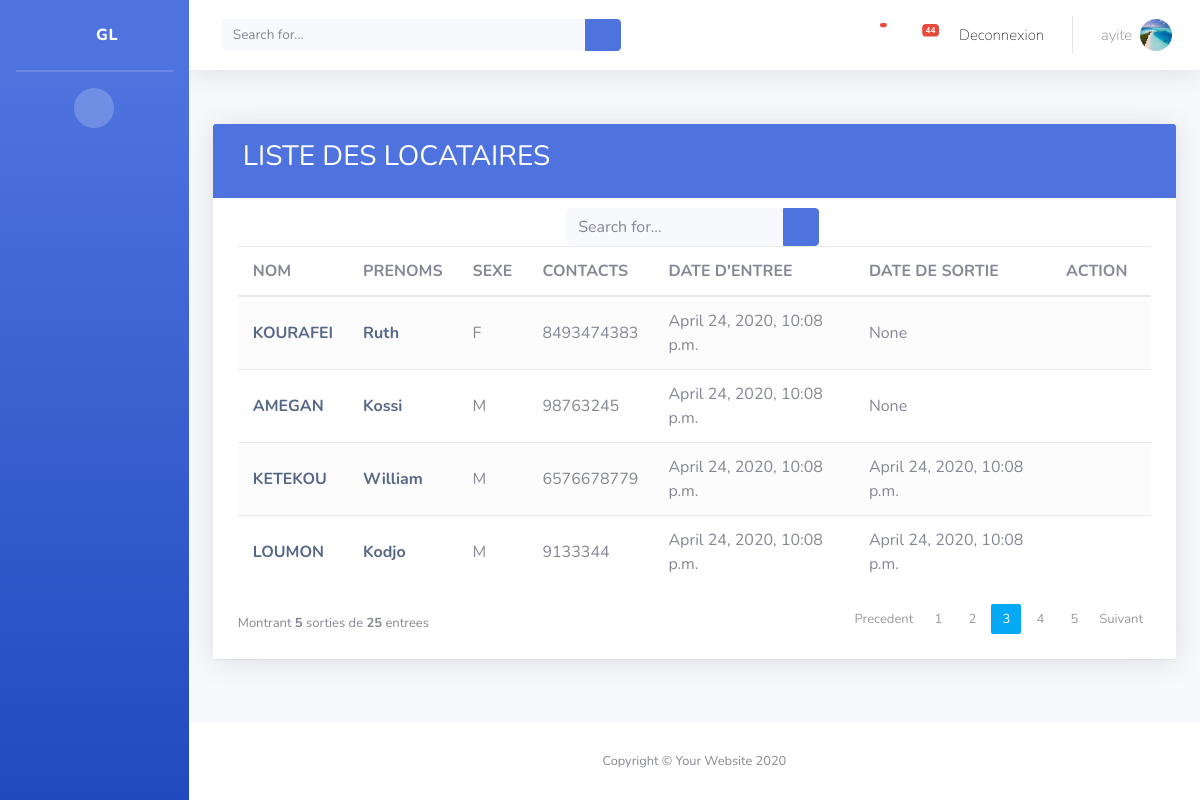
Screenshot of /index/liste-contrat/ (signed in) with the database file from the repository.
### authentication/models.py (models this page shows, shortened)
class Utilisateur(AbstractUser):
    USER_TYPE_CHOICES = (
        (0, 'Admin'),
        (1, 'Locataire'),
        (2, 'Gestionnaire'),
    )
    profile_image = models.ImageField(upload_to='utilisateur_img/', default='utilisateur.png')
    user_type = models.PositiveSmallIntegerField(choices=USER_TYPE_CHOICES, default=0)

### contrat/models.py (models this page shows, shortened)
class Contrat(models.Model):
    nom_locataire = models.CharField(max_length=50 , null=False, blank=True)
    prenom_locataire= models.CharField(max_length=50)
    sexe=models.CharField(choices=SEXE_CHOICES, max_length=1)
    contact_no = models.CharField(max_length=15 , null = True ,blank=True)
    address = models.CharField(max_length=100, null= True, blank=True )
    email_address = models.EmailField(null=True, blank=True)
    maison =models.ForeignKey(Maison, on_delete=models.CASCADE)
    chambre = models.ForeignKey(Chambre, on_delete=models.CASCADE)
    caution = models.FloatField()
    date_contrat = models.DateTimeField(default=timezone.now)
    date_entree = models.DateTimeField(default=timezone.now,null=True, blank=True)
    date_sortie = models.DateTimeField(blank=True, null=True)
    profile_image = models.ImageField(upload_to='utilisateur_img/', null=True, blank=True)
    class Meta:
        permissions = (('peut voir  contrat', 'Peut voir contrat'),
                       ('peut voir detail des contrats', 'Peut voir detail des contrats'),)

### contrat/views.py (the view)
# urls.py: path('liste-contrat/', list_contrat , name='liste-contrat'),
def list_contrat(request):
    if request.method == 'GET':
        liste_contrats = Contrat.objects.all()
        liste_maisons = Maison.objects.all()
        context = {
            "contrat": liste_contrats,
            "maison":liste_maisons
        }
    return render(request, 'contrat/list_locataire.html', context)

### templates/contrat/list_locataire.html (shortened to what this page needs)
{% extends "base.html" %}
{% block content %}
            <div class="container-fluid">
               <div class="row">
                   <div class="col-xl-12 col-md-12 mb-12 ">
            <div  class=" shadow ">
                <div class="table-wrapper ">
                    <div class="table-title  ">
                        <div class="row">
                            <div class="col-sm-5">
                              <h3>LISTE DES LOCATAIRES </h3>
        					</div>
        					<div class="col-sm-7">
                      	</div>
                        </div>
                    </div>
                    <div class="row">
                                <div class="col-sm-4">
                      </div>
                                <div class="col-sm-4">
                                  <form class=" d-none d-sm-inline-block form-inline mr-auto ml-md-3 my-2 my-md-0 mw-100 navbar-search"    action="{% url 'contrat:search-locataire'  %}" method="get" accept-charset="utf-8">
                                    <div class="input-group">
                                      <input type="text" class="form-control bg-light border-0 small" placeholder="Search for..." aria-label="Search" aria-describedby="basic-addon2" name="query">
                                      <div class="input-group-append">
                                        <button class="btn btn-primary" type="button">
                                          <i class="fas fa-search fa-sm"></i>
                                        </button>
                                      </div>
                                    </div>
                                  </form>
                                </div>
                                <div class="col-sm-4">
                      </div>
                            </div>
                    <table class="table table-striped table-hover">
                        <thead>
                            <tr>
                                <th>NOM</th>
                                <th>PRENOMS </th>
        						            <th>SEXE</th>
                                <th>CONTACTS</th>
        						             <th>DATE D'ENTREE</th>
                                  <th>DATE DE SORTIE</th>
                                  <th>ACTION</th>
                            </tr>
                        </thead>
                        <tbody>
                            {% for contrat in  contrat%}
                            <tr>
                                <td >  <a href="{% url 'contrat:locataire-detail' locataire_id=contrat.pk %}">{{contrat.nom_locataire}}</a></td>
                              <td > <a href="{% url 'contrat:locataire-detail' locataire_id=contrat.pk %}">{{contrat.prenom_locataire}}</a></td>
                              <td>{{contrat.sexe}}</td>
                              <td>{{contrat.contact_no}}</td>
                              <td>{{contrat.date_entree}}</td>
                                <td>{{contrat.date_sortie}}</td>
        						<td>
        						  {% if user.user_type == 3 %} 	<a href="{% url 'contrat:modifier-contrat' pk=contrat.pk %}" class="settings" title="Settings" data-toggle="tooltip"><i class=" mdi mdi-pencil   "></i></a>{%else%}
                      <a href="{% url 'contrat:liste-contrat' %}" class="settings" title="Settings" data-toggle="tooltip"><i class=" mdi mdi-pencil "></i></a>{%endif%}
        				      {% if user.user_type == 3 %}	<a  href="{% url 'contrat:supprimer-contrat' pk=contrat.pk %}" ><i class=" mdi mdi-delete contrat-i "></i></a>{%else%}<a  href="{% url 'contrat:liste-contrat' %}" ><i class=" mdi mdi-delete contrat-i"></i></a>{%endif%}
        						</td>
                            </tr>
                            {%endfor%}
                        </tbody>
                    </table>
        			<div class="clearfix">
                        <div class="hint-text">Montrant <strong>5</strong> sorties de <strong>25</strong> entrees</div>
                        <ul class="pagination">
                            <li class="page-item disabled"><a href="#">Precedent</a></li>
                            <li class="page-item"><a href="#" class="page-link">1</a></li>
                            <li class="page-item"><a href="#" class="page-link">2</a></li>
                            <li class="page-item active"><a href="#" class="page-link">3</a></li>
                            <li class="page-item"><a href="#" class="page-link">4</a></li>
                            <li class="page-item"><a href="#" class="page-link">5</a></li>
                            <li class="page-item"><a href="#" class="page-link">Suivant</a></li>
                        </ul>
                    </div>
                </div>
            </div>
        </div >
         </div >
            </div >
{% endblock content %}

### templates/navbar.html (shortened to what this page needs)
 {% if request.user.is_authenticated %}
       <nav class="navbar navbar-expand navbar-light bg-white topbar mb-4 static-top shadow">
         <form class=" d-none d-sm-inline-block form-inline mr-auto ml-md-3 my-2 my-md-0 mw-100 navbar-search"    action="{% url 'chambre:search'  %}" method="get" accept-charset="utf-8">
           <div class="input-group">
             <input type="text" class="form-control bg-light border-0 small" placeholder="Search for..." aria-label="Search" aria-describedby="basic-addon2" name="query">
             <div class="input-group-append">
               <button class="btn btn-primary" type="button">
                 <i class="fas fa-search fa-sm"></i>
               </button>
             </div>
           </div>
         </form>
         <ul class="navbar-nav ml-auto">
           <li class="nav-item dropdown no-arrow mx-1">
             <a class="nav-link dropdown-toggle" href="#" id="alertsDropdown" role="button" data-toggle="dropdown" aria-haspopup="true" aria-expanded="false">
               <i class="fas fa-bell fa-fw"> <span class="badge badge-danger badge-counter">  {{num_visits}}  </span></i>
             </a>
           </li>
           <li class="nav-item dropdown no-arrow mx-1">
             <a class="nav-link dropdown-toggle" href="#" id="messagesDropdown" role="button" data-toggle="dropdown" aria-haspopup="true" aria-expanded="false">
               <i class="fas fa-envelope fa-fw"></i>
               <span class="badge badge-danger badge-counter">44</span>
             </a>
           </li>
             {% if request.user.is_authenticated %}
         <li class="nav-item">
           <a class="nav-link waves-effect" href="{% url 'authentication:login' %}">
             <span class="clearfix d-none d-sm-inline-block"> Deconnexion </span>
           </a>
         </li>
         {% endif %}
           <li class="nav-item dropdown no-arrow">
             <a class="nav-link dropdown-toggle" href="#" id="userDropdown" role="button" data-toggle="dropdown" aria-haspopup="true" aria-expanded="false">
               <span class="mr-2 d-none d-lg-inline text-gray-600 small">{{user.username}}</span>
                                                             {%if user.profile_image%}
               <img class="img-profile rounded-circle" src="{{ user.profile_image.url }}">
                                                                {%endif%}
             </a>
           </li>
         </ul>
       </nav>
       {%endif%}

### static/css/customer.css (style rules this page uses)
.btn { font-size: 0.875rem; line-height: 1; font-weight: 100; border-radius: 0.25rem; }
.shadow { box-shadow: 0 .15rem 1.75rem 0 rgba(58,59,69,.15) !important; }
.contrat-i { color:#ee5b5b; }
img { max-width: 100%; height: 100%; border-style: none; border-top-style: none; border-right-style: none; border-bottom-style: none; border-left-style: none; vertical-align: middle; }
.d-none { font-size: 15px; color: #303030; font-weight: 50; }

### templates/contrat/list_locataire.html (style rules this page uses)
.table-wrapper { background: #fff; padding: 20px 25px; margin: 30px 0; border-radius: 3px; box-shadow: 0 1px 1px rgba(0,0,0,.05); }
.table-title { padding-bottom: 15px; background: #4e73df;; color: #fff; padding: 16px 30px; margin: -20px -25px 10px; border-radius: 3px 3px 0 0; }
table.table tr th, table.table tr td { border-color: #e9e9e9; padding: 12px 15px; vertical-align: middle; }
table.table tr th:first-child { width: 60px; }
table.table tr th:last-child { width: 100px; }
table.table-striped tbody tr:nth-of-type(odd) { background-color: #fcfcfc; }
table.table td:last-child i { opacity: 0.9; font-size: 22px; margin: 0 5px; }
table.table td a { font-weight: bold; color: #566787; display: inline-block; text-decoration: none; }
table.table td a.settings { color: #2196F3; }
table.table td i { font-size: 19px; }
.pagination { float: right; margin: 0 0 5px; }
.pagination li a { border: none; font-size: 13px; min-width: 30px; min-height: 30px; color: #999; margin: 0 2px; line-height: 30px; border-radius: 2px !important; text-align: center; padding: 0 6px; }
.pagination li.active a, .pagination li.active a.page-link { background: #03A9F4; }
.hint-text { float: left; margin-top: 10px; font-size: 13px; }

### rows the page displays
Utilisateur: username "ayite", profile_image (picture)
Contrat: nom_locataire "KOURAFEI", prenom_locataire "Ruth", sexe "F", contact_no "8493474383", date_entree "April 24, 2020, 10:08 p.m.", date_sortie "None"
Contrat: nom_locataire "AMEGAN", prenom_locataire "Kossi", sexe "M", contact_no "98763245", date_entree "April 24, 2020, 10:08 p.m.", date_sortie "None"
Contrat: nom_locataire "KETEKOU", prenom_locataire "William", sexe "M", contact_no "6576678779", date_entree "April 24, 2020, 10:08 p.m.", date_sortie "April 24, 2020, 10:08 p.m."
Contrat: nom_locataire "LOUMON", prenom_locataire "Kodjo", sexe "M", contact_no "9133344", date_entree "April 24, 2020, 10:08 p.m.", date_sortie "April 24, 2020, 10:08 p.m."
